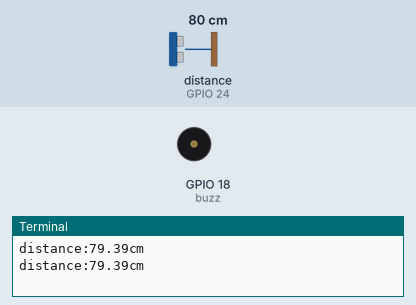
A program run on a simulated Raspberry Pi (BCM pin numbers). On the bench: buzzer (waves = sounding), the last lines printed to the terminal. The test bench sets the inputs (shaded band); at power-on: distance to the obstacle (sensor on GPIO 24) 80 cm. The echo pulse lasts 58.3 µs per cm; the clock reads 2024-03-15 10:24:30 at power-on unless the program sets it.

Above: at 1.2 s.
1.3 s: distance to the obstacle (sensor on GPIO 24) set to 45 cm
2.8 s: distance to the obstacle (sensor on GPIO 24) set to 37 cm
At 5.9 s:
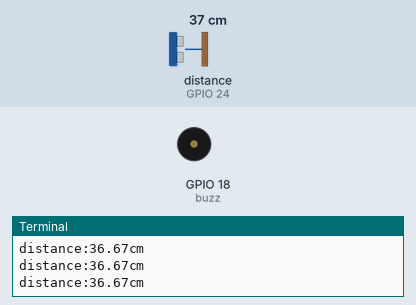
6.0 s: distance to the obstacle (sensor on GPIO 24) set to 60 cm
At 6.9 s:
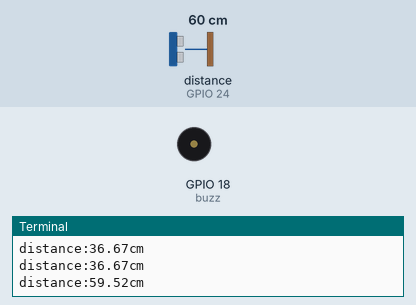
7.5 s: distance to the obstacle (sensor on GPIO 24) set to 35 cm
At 7.84 s:
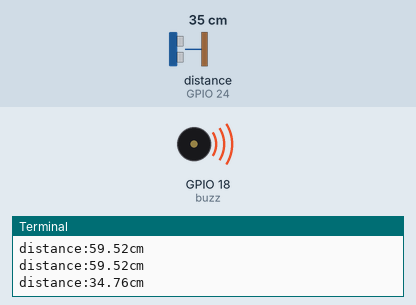
Timing chart, 0 to 11.7 s (numbered marks = the images above; inputs shaded):
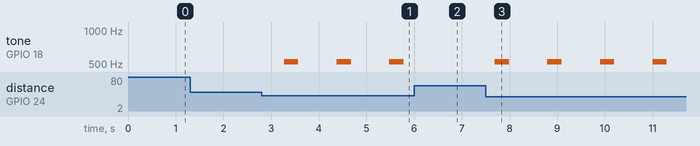

Measured:
- the behaviour switches between 41 and 40 cm on distance to the obstacle (sensor on GPIO 24) (found by bisection; images 0 and 1)
- after the input at 2.8 s, tone on GPIO 18 (buzz): alternates 523 Hz for 0.30 s and silent for 0.80 s, starting after 0.47 s
- after the input at 6.0 s, tone on GPIO 18 (buzz): stays silent (without the input it goes to 523 Hz after 0.58 s)
- after the input at 7.5 s, tone on GPIO 18 (buzz): alternates 523 Hz for 0.30 s and silent for 0.80 s, starting after 0.19 s

The program:

ex16_HC.py
```python
import RPi.GPIO as gpio
import time

gpio.setmode(gpio.BCM)
trig = 23
echo = 24
piezo = 18

gpio.setup(trig, gpio.OUT) #트리거핀을 출력으로 사용
gpio.setup(echo, gpio.IN) #에코핀을 입력으로 사용
gpio.setup(piezo, gpio.OUT)
buzz = gpio.PWM(18,500)
try:

    while True:
        gpio.output(trig,gpio.LOW)
        time.sleep(0.5)
        gpio.output(trig,gpio.HIGH)
        time.sleep(0.00001) #기본단위가 1초 -> 10마이크로초
        gpio.output(trig, gpio.LOW)
        while gpio.input(echo) == 0: # 펄스 발생(초음파 전송이 끝나는 시간) pulse_start에 저장
            pulse_start = time.time()
        while gpio.input(echo) == 1: # 펄스 돌아옴(초음파 수신이 완료될때까지 시간) pulse_end에 저장
            pulse_end = time.time()
        pulse_duration = pulse_end-pulse_start #거리 = 시간 * 속력
        distance = pulse_duration * 17000 # 기본 공기 중소리의 속력 = 340ms/s 왕복 속력이기 때문에 나누기 2해줌 s로 단위변경
        distance = round(distance,2)

        print(f'distance:{distance}cm') # 거리 출력
        if (distance <= 40 and distance > 25):
            buzz.start(10)
            buzz.ChangeFrequency(523)
            time.sleep(0.3)
            buzz.stop()
            time.sleep(0.3)
        elif(distance <= 25 and distance > 10):
            buzz.start(10)
            buzz.ChangeFrequency(523)
            time.sleep(0.15)
            buzz.stop()
            time.sleep(0.15)
        elif distance <= 10:
            buzz.start(90)
            buzz.ChangeFrequency(523)
            time.sleep(0.05)
            buzz.stop()
            time.sleep(0.05)
        else:
            buzz.stop()
            time.sleep(0.05)

except KeyboardInterrupt:
    gpio.cleanup()
```
